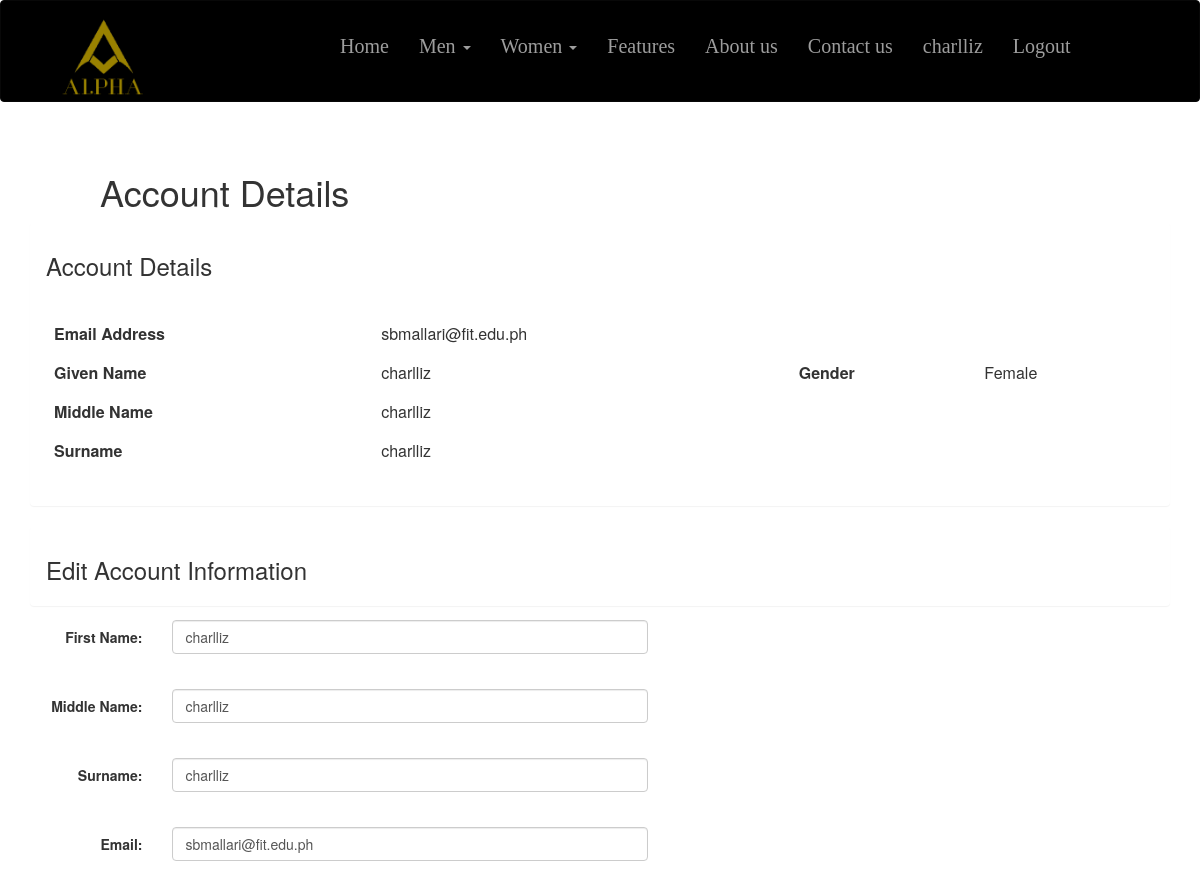
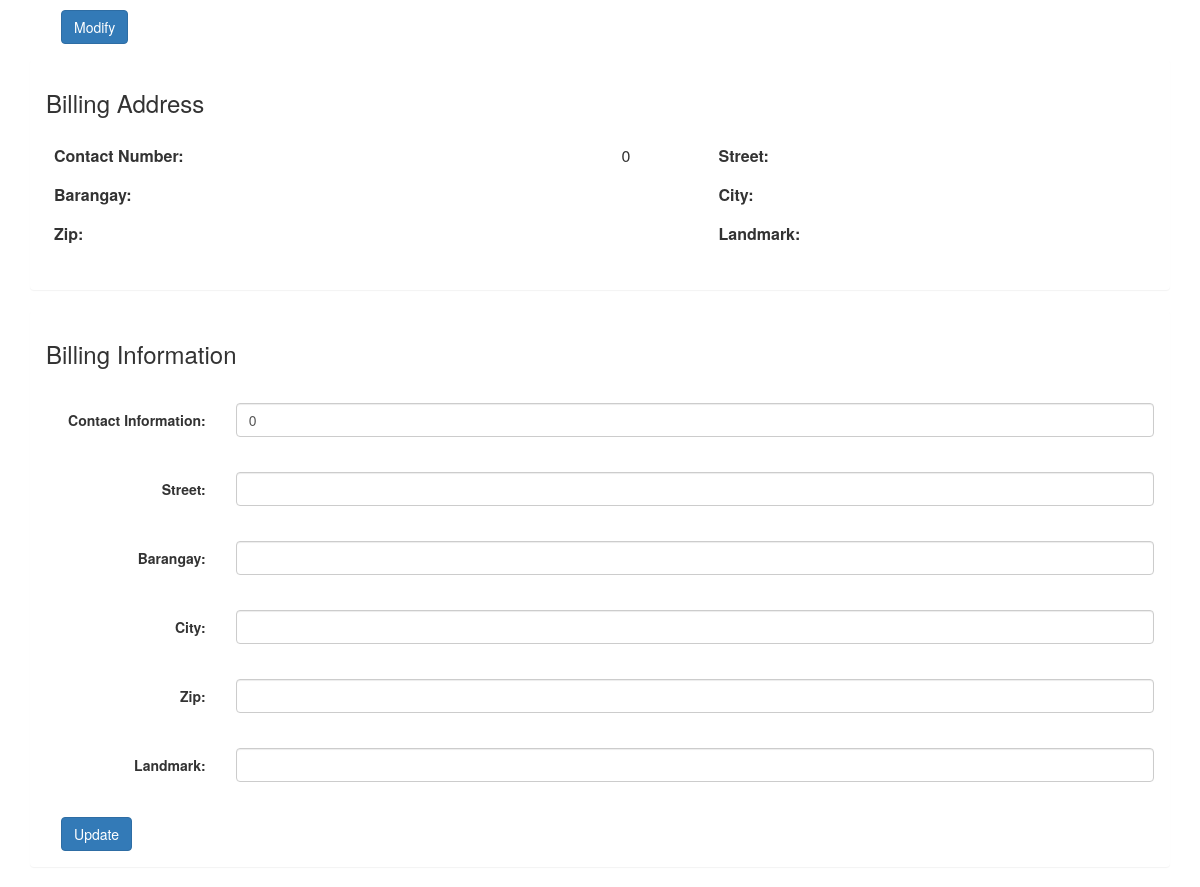
The page /register/home.php (signed in) on the database its author committed (2 pictures, top to bottom).
### tables this page shows
CREATE TABLE `reg` (
  `user_id` int(11) NOT NULL,
  `email` varchar(50) NOT NULL,
  `password` varchar(500) NOT NULL,
  `fname` varchar(50) NOT NULL,
  `lname` varchar(50) NOT NULL,
  `mname` varchar(50) NOT NULL,
  `gender` varchar(50) NOT NULL,
  `Status` varchar(1) NOT NULL,
  `contact` int(11) NOT NULL,
  `street` varchar(100) NOT NULL,
  `barangay` varchar(100) NOT NULL,
  `city` varchar(100) NOT NULL,
  `zip` varchar(100) NOT NULL,
  `landmark` varchar(100) NOT NULL
);

### register/home.php (the view, shortened to what this page needs)
<html>
<head>
			<link href="reg.css" type="text/css" rel="stylesheet">
</head>
<?php
	include("heading.php");
	if(empty($_SESSION['user_id']))
		header("location: ../register/login.php");
	else{
		include '../connect/conn.php';
		$result = mysqli_query($conn, "SELECT * FROM reg WHERE user_id = $_SESSION[user_id]");
		$row = mysqli_fetch_assoc($result);
		echo "<h1>Account Details</h1>";
	}
?>
	</head>
	<body>
		<div class = "container">
			<div class = "row">
				<div class = "col-sm-12">
					<div class = "panel">
						<div class = "panel-heading">
							<h3> Account Details </h3>
						</div>
						<div class = "panel-body">
							<table class = "table table-borderless" class = "col-sm-6">
								<tbody>
									<tr>
										<th> Email Address </th>
										<td> <?php echo $row['email'] ?> </td>
									</tr>
									<tr>
										<th> Given Name </th>
										<td> <?php echo $row['fname'] ?> </td>
										<th> Gender </th>
										<td> <?php echo $row['gender'] == 'male' ? 'Male' : "Female"; ?> </td>
									</tr>
									<tr>
										<th> Middle Name </th>
										<td> <?php echo $row['mname'] ?> </td>
									</tr>
									<tr>
										<th> Surname </th>
										<td> <?php echo $row['lname'] ?> </td>
									</tr>
								</tbody>
							</table>
						</div>
					</div>
				</div>
				<div class = "col-sm-12">
					<div class = "panel">
						<div class = "panel-heading">
							<h3> Edit Account Information </h3>
						</div>
						<div class = "panel-body col-sm-8">
							<form class = 'form-horizontal' method = 'post' action = 'home.php'>
								<div class = "form-group">
									<label class = "control-label col-sm-2"> First Name: </label>
									<div class = "col-sm-8">
										<input type = "text" class = "form-control" name = "fname" value = '<?php echo $row['fname'] ?>'> <br>
									</div>
								</div>
								<div class = "form-group">
									<label class = "control-label col-sm-2"> Middle Name:  </label>
									<div class = "col-sm-8">
										<input type = "text" class = "form-control" name = "mname" value = '<?php echo $row['mname'] ?>'> <br>
									</div>
								</div>
								<div class = "form-group">
									<label class = "control-label col-sm-2"> Surname:  </label>
									<div class = "col-sm-8">
										<input type = "text" class = "form-control" name = "lname" value = '<?php echo $row['lname'] ?>'> <br>
									</div>
								</div>
								<div class = "form-group">
									<label class = "control-label col-sm-2"> Email: </label>
									<div class = "col-sm-8">
										<input type = "email" class = "form-control" name = "email" value = '<?php echo $row['email'] ?>'> <br>
									</div>
								</div>
								<div class = "col-sm-2">
									<button type = "submit" class = "btn btn-primary" name = 'register'> Modify</button>
								</div>
								<div class = "col-sm-6">
								</div>
							</form>
						</div>
					</div>
				</div>
			</div>
		</div>
		<div class = "container">
			<div class = "row">
				<div class = "col-sm-12">
					<div class = "panel">
						<div class = "panel-heading col-sm-6">
							<h3> Billing Address</h3>
						</div>
						<div class = "panel-body">
							<table class = "table table-borderless" class = "col-sm-6">
								<tbody>
									<tr>
										<th>Contact Number: </th>
										<td><?php echo $row['contact'];?> </td>
										<th>Street: </th>
										<td><?php echo $row['street'];?> </td>
									</tr>
									<tr>
										<th>Barangay: </th>
										<td> <?php echo $row['barangay'];?></td>
										<th>City: </th>
										<td><?php echo $row['city'];?> </td>
									</tr>
									<tr>
										<th>Zip: </th>
										<td><?php echo $row['zip']; ?> </td>
										<th>Landmark: </th>
										<td><?php echo $row['landmark']; ?> </td>
									</tr>
								</tbody>
							</table>
						</div>
					</div>
				</div>
				<div class = "col-sm-12">
					<div class = "panel">
						<div class = "panel-heading">
							<h3> Billing Information </h3>
						</div>
						<div class = "panel-body">
							<form class = 'form-horizontal' method = 'post' action = 'home.php'>
								<div class = "form-group">
									<label class = "control-label col-sm-2"> Contact Information: </label>
									<div class = "col-sm-10">
										<input type = "text" class = "form-control" name = "contact" minlength = "11" value = '<?php echo $row['contact'] ?>'> <br>
									</div>
								</div>
								<div class = "form-group">
									<label class = "control-label col-sm-2"> Street: </label>
									<div class = "col-sm-10">
										<input type = "text" class = "form-control" name = "street" value = '<?php echo $row['street'] ?>'> <br>
									</div>
								</div>
								<div class = "form-group">
									<label class = "control-label col-sm-2"> Barangay: </label>
									<div class = "col-sm-10">
										<input type = "text" class = "form-control" name = "barangay" value = '<?php echo $row['barangay'] ?>'> <br>
									</div>
								</div>
								<div class = "form-group">
									<label class = "control-label col-sm-2"> City: </label>
									<div class = "col-sm-10">
										<input type = "text" class = "form-control" name = "city" value = '<?php echo $row['city'] ?>'> <br>
									</div>
								</div>
								<div class = "form-group">
									<label class = "control-label col-sm-2"> Zip: </label>
									<div class = "col-sm-10">
										<input type = "text" class = "form-control" name = "zip" minlength = "4" value = '<?php echo $row['zip'] ?>'> <br>
									</div>
								</div>
								<div class = "form-group">
									<label class = "control-label col-sm-2"> Landmark: </label>
									<div class = "col-sm-10">
										<input type = "text" class = "form-control" name = "landmark" value = '<?php echo $row['landmark'] ?>'> <br>
									</div>
								</div>
								<div class = "col-sm-2">
									<button type = "submit" class = "btn btn-primary" name = 'submit'> Update </button>
								</div>
								<div class = "col-sm-6">
								</div>
							</form>
						</div>
					</div>
				</div>
			</div>
		</div>
</html>

### register/heading.php (shortened to what this page needs)
<!DOCTYPE HTML>
<html>
<head><meta charset="utf-8"><link href="https://maxcdn.bootstrapcdn.com/bootstrap/3.3.6/css/bootstrap.min.css" rel="stylesheet" />
<link href="fonts.css" rel="stylesheet">
<link href="underline.css" type="text/css" rel="stylesheet">
<link href="footer.css" type="text/css" rel="stylesheet">
</head>
<body>
<nav class="navbar navbar-inverse">
  <div class="container">
    <div class="navbar-header">
      <a class="navbar-brand" href="#" ><img src="A.png" id="#logo" class="col-md-6 col-xs-5"></a>
    </div>
    <div class="collapse navbar-collapse" id="bs-example-navbar-collapse-1">
      <ul class="nav navbar-nav navbar-center">
        <li><a href="#">Home<span class="sr-only">(current)</span></a></li>
        <li class="dropdown">
          <a href="#" class="dropdown-toggle" data-toggle="dropdown" role="button" aria-haspopup="true" aria-expanded="false">
				Men
				<span class="caret"></span>
		  </a>
        </li>
		 <li class="dropdown">
          <a href="#" class="dropdown-toggle" data-toggle="dropdown" role="button" aria-haspopup="true" aria-expanded="false">
				Women
				<span class="caret"></span>
		  </a>
        </li>
		<li><a href="#">Features<span class="sr-only"></span></a></li>
		<li><a href="#footer">About us<span class="sr-only"></span></a></li>
		<li><a href="#footer">Contact us<span class="sr-only"></span></a></li>
    <?php
        if(empty($_SESSION['user_id'])){
          echo "<li><a href='login.php'>Login<span class='sr-only'></span></a></li>";
          echo "<li><a href='reg.php'>Register<span class='sr-only'></span></a></li>";
        }
        else{
          include '../connect/conn.php';
          $result = mysqli_query($conn, "SELECT * FROM reg WHERE user_id = $_SESSION[user_id]");
          $row = mysqli_fetch_assoc($result);
          echo "<li><a href='home.php'> ". $row['fname'] ."<span class = 'sr-only></span></a></li>";
          echo "<li><a href='../register/logout.php'><span class='sr-only'></span></a></li>";
          echo "<li><a href='../register/logout.php'> Logout <span class='sr-only'></span></a></li>";
        }
    ?>
	  </ul>
    </div>
  </div>
</nav>

### register/reg.css (style rules this page uses)
h1 { padding-left:100px; padding-top:50px; font-family: 'Playfair Display', serif; }

### register/heading.php (style rules this page uses)
.navbar , .btn-new { background:black; }
.navbar .navbar-brand { height: 100px; }
.nav { position:relative; top:20px; font-family: 'Playfair Display', serif; font-size:15pt; }
@media (min-width: 768px) { .container, .panel-table, { max-height: 100px; max-width: 500px; } }

### register/home.php (style rules this page uses)
.table-borderless > tbody > tr > td, .table-borderless > tbody > tr > th, .table-borderless > tfoot > tr > td, .table-borderless > tfoot > tr > th, .table-borderless > thead > tr > td, .table-borderless > thead > tr > th { border: none; }

### rows shown on the page
reg: fname "charlliz", email "sbmallari@fit.edu.ph", mname "charlliz", lname "charlliz", contact "0"
